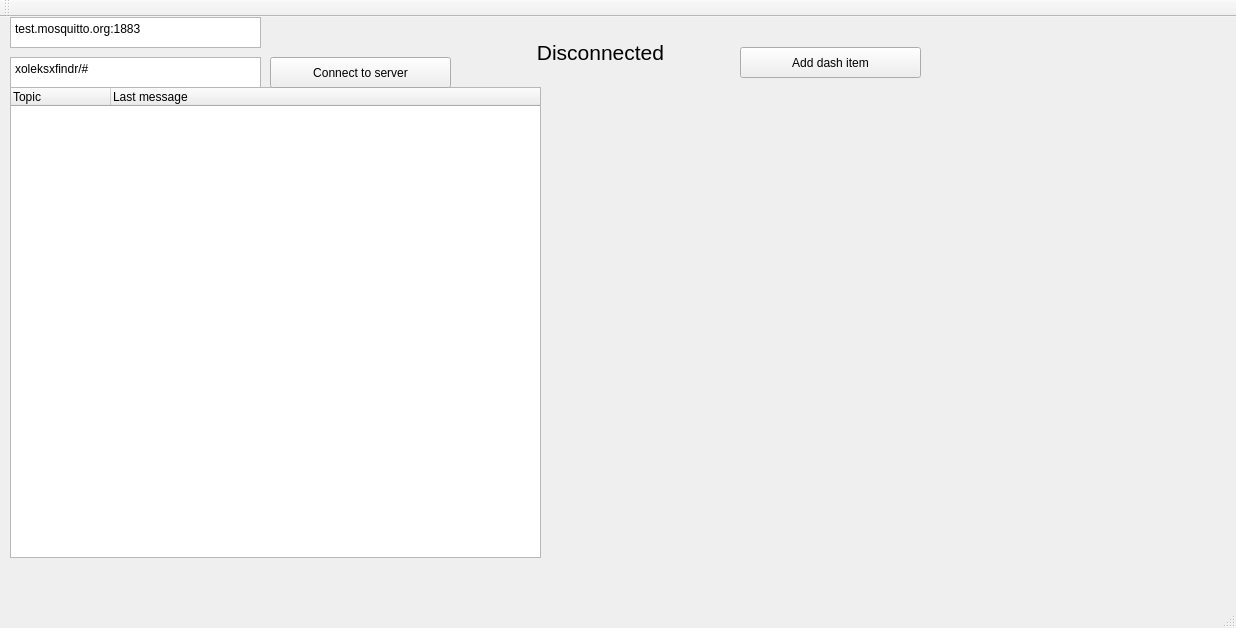
<?xml version="1.0" encoding="UTF-8"?>
<ui version="4.0">
 <class>MainWindow</class>
 <widget class="QMainWindow" name="MainWindow">
  <property name="geometry">
   <rect>
    <x>0</x>
    <y>0</y>
    <width>1236</width>
    <height>628</height>
   </rect>
  </property>
  <property name="windowTitle">
   <string>MainWindow</string>
  </property>
  <widget class="QWidget" name="centralWidget">
   <widget class="QTreeWidget" name="treeWidget">
    <property name="geometry">
     <rect>
      <x>10</x>
      <y>70</y>
      <width>531</width>
      <height>471</height>
     </rect>
    </property>
    <column>
     <property name="text">
      <string>Topic</string>
     </property>
    </column>
    <column>
     <property name="text">
      <string>Last message</string>
     </property>
    </column>
   </widget>
   <widget class="QPushButton" name="btnConnect">
    <property name="geometry">
     <rect>
      <x>270</x>
      <y>40</y>
      <width>181</width>
      <height>31</height>
     </rect>
    </property>
    <property name="text">
     <string>Connect to server</string>
    </property>
   </widget>
   <widget class="QPlainTextEdit" name="inputServer">
    <property name="geometry">
     <rect>
      <x>10</x>
      <y>0</y>
      <width>251</width>
      <height>31</height>
     </rect>
    </property>
    <property name="plainText">
     <string>test.mosquitto.org:1883</string>
    </property>
    <property name="placeholderText">
     <string>Server address and port</string>
    </property>
   </widget>
   <widget class="QPlainTextEdit" name="inputTopic">
    <property name="geometry">
     <rect>
      <x>10</x>
      <y>40</y>
      <width>251</width>
      <height>31</height>
     </rect>
    </property>
    <property name="plainText">
     <string>xoleksxfindr/#</string>
    </property>
   </widget>
   <widget class="QLabel" name="txtTitle">
    <property name="geometry">
     <rect>
      <x>450</x>
      <y>20</y>
      <width>301</width>
      <height>31</height>
     </rect>
    </property>
    <property name="font">
     <font>
      <pointsize>16</pointsize>
     </font>
    </property>
    <property name="text">
     <string>Disconnected</string>
    </property>
    <property name="alignment">
     <set>Qt::AlignCenter</set>
    </property>
   </widget>
   <widget class="QPushButton" name="btnAdd_item">
    <property name="geometry">
     <rect>
      <x>740</x>
      <y>30</y>
      <width>181</width>
      <height>31</height>
     </rect>
    </property>
    <property name="text">
     <string>Add dash item</string>
    </property>
   </widget>
   <widget class="QWidget" name="gridLayoutWidget">
    <property name="geometry">
     <rect>
      <x>550</x>
      <y>70</y>
      <width>601</width>
      <height>471</height>
     </rect>
    </property>
    <layout class="QGridLayout" name="dash_g"/>
   </widget>
  </widget>
  <widget class="QMenuBar" name="menuBar">
   <property name="geometry">
    <rect>
     <x>0</x>
     <y>0</y>
     <width>1236</width>
     <height>24</height>
    </rect>
   </property>
  </widget>
  <widget class="QToolBar" name="mainToolBar">
   <attribute name="toolBarArea">
    <enum>TopToolBarArea</enum>
   </attribute>
   <attribute name="toolBarBreak">
    <bool>false</bool>
   </attribute>
  </widget>
  <widget class="QStatusBar" name="statusBar"/>
 </widget>
 <layoutdefault spacing="6" margin="11"/>
 <resources/>
 <connections/>
</ui>
